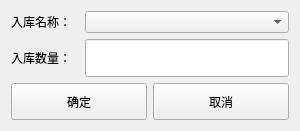
<?xml version="1.0" encoding="UTF-8"?>
<ui version="4.0">
 <class>cangku_in</class>
 <widget class="QWidget" name="cangku_in">
  <property name="geometry">
   <rect>
    <x>0</x>
    <y>0</y>
    <width>300</width>
    <height>131</height>
   </rect>
  </property>
  <property name="windowTitle">
   <string>入库</string>
  </property>
  <layout class="QGridLayout" name="gridLayout">
   <item row="0" column="0">
    <layout class="QHBoxLayout" name="horizontalLayout" stretch="1,3">
     <item>
      <widget class="QLabel" name="label">
       <property name="text">
        <string>入库名称：</string>
       </property>
      </widget>
     </item>
     <item>
      <widget class="QComboBox" name="combox_name"/>
     </item>
    </layout>
   </item>
   <item row="1" column="0">
    <layout class="QHBoxLayout" name="horizontalLayout_2" stretch="1,3">
     <item>
      <widget class="QLabel" name="label_2">
       <property name="text">
        <string>入库数量：</string>
       </property>
      </widget>
     </item>
     <item>
      <widget class="QLineEdit" name="lineEdit_shuliang">
       <property name="sizePolicy">
        <sizepolicy hsizetype="Expanding" vsizetype="Preferred">
         <horstretch>0</horstretch>
         <verstretch>0</verstretch>
        </sizepolicy>
       </property>
      </widget>
     </item>
    </layout>
   </item>
   <item row="2" column="0">
    <layout class="QHBoxLayout" name="horizontalLayout_3">
     <item>
      <widget class="QPushButton" name="pushButton">
       <property name="sizePolicy">
        <sizepolicy hsizetype="Minimum" vsizetype="Preferred">
         <horstretch>0</horstretch>
         <verstretch>0</verstretch>
        </sizepolicy>
       </property>
       <property name="text">
        <string>确定</string>
       </property>
      </widget>
     </item>
     <item>
      <widget class="QPushButton" name="pushButton_2">
       <property name="sizePolicy">
        <sizepolicy hsizetype="Minimum" vsizetype="Preferred">
         <horstretch>0</horstretch>
         <verstretch>0</verstretch>
        </sizepolicy>
       </property>
       <property name="text">
        <string>取消</string>
       </property>
      </widget>
     </item>
    </layout>
   </item>
  </layout>
 </widget>
 <resources/>
 <connections/>
</ui>
